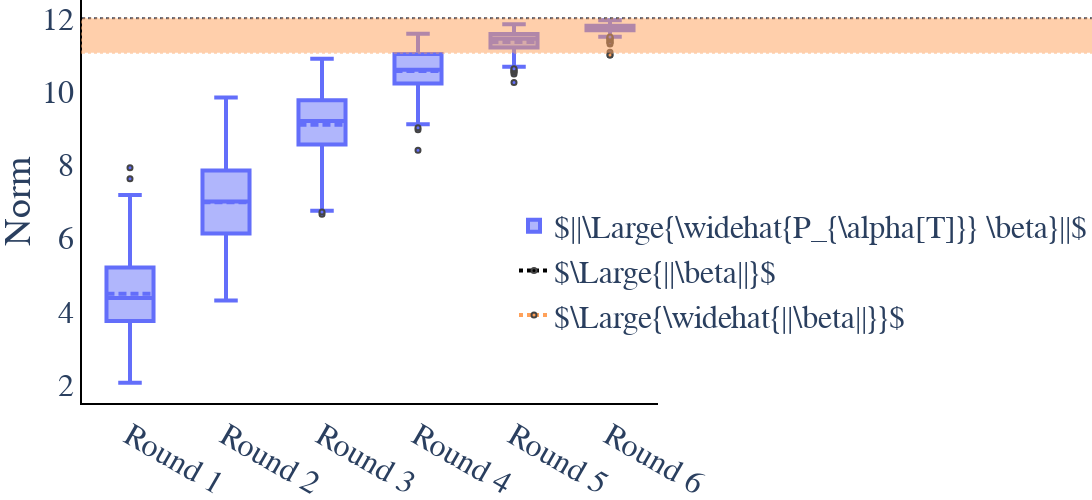

Write notebook code for a chart like this one.
### Code cell
fig4.show()

### Figure 1 — Plotly figure (JSON) as saved in the notebook; plotly's stock layout.template omitted (floating-point values rounded to 4 significant figures; data arrays with more than 128 entries replaced by an {"elided": "..."} marker saying what was removed)
{"data": [{"boxmean": true, "line": {"width": 4}, "marker": {"color": "#636EFA", "line": {"width": 2}, "size": 5}, "name": "$||\\Large{\\widehat{P_{\\alpha[T]}} \\beta}||$", "type": "box", "x": {"elided": "1500 str values"}, "y": {"elided": "1500 float values"}}, {"line": {"color": "black", "dash": "dot", "width": 4}, "marker": {"line": {"width": 2}, "size": 5}, "name": "$\\Large{||\\beta||}$", "showlegend": true, "type": "scatter", "x": ["Round 6"], "y": [11.01]}, {"line": {"color": "#FFA15A", "dash": "dot", "width": 4}, "marker": {"line": {"width": 2}, "size": 5}, "name": "$\\Large{\\widehat{||\\beta||}}$", "showlegend": true, "type": "scatter", "x": ["Round 6"], "y": [11.01]}], "layout": {"font": {"family": "serif", "size": 32}, "height": 500, "legend": {"x": 0.75, "y": 0.15}, "margin": {"b": 0, "l": 0, "r": 0, "t": 0}, "plot_bgcolor": "rgba(0,0,0,0)", "shapes": [{"line": {"dash": "dot"}, "type": "line", "x0": 0, "x1": 1500, "xref": "paper", "y0": 12.01, "y1": 12.01}, {"fillcolor": "#FFA15A", "line": {"color": "#FFA15A", "dash": "dot"}, "opacity": 0.5, "type": "rect", "x0": 0, "x1": 1500, "xref": "paper", "y0": 11.07, "y1": 12.01}], "width": 1200, "xaxis": {"linecolor": "black", "linewidth": 2, "showline": true}, "yaxis": {"linecolor": "black", "linewidth": 2, "showline": true, "title": {"text": "Norm"}}}}
